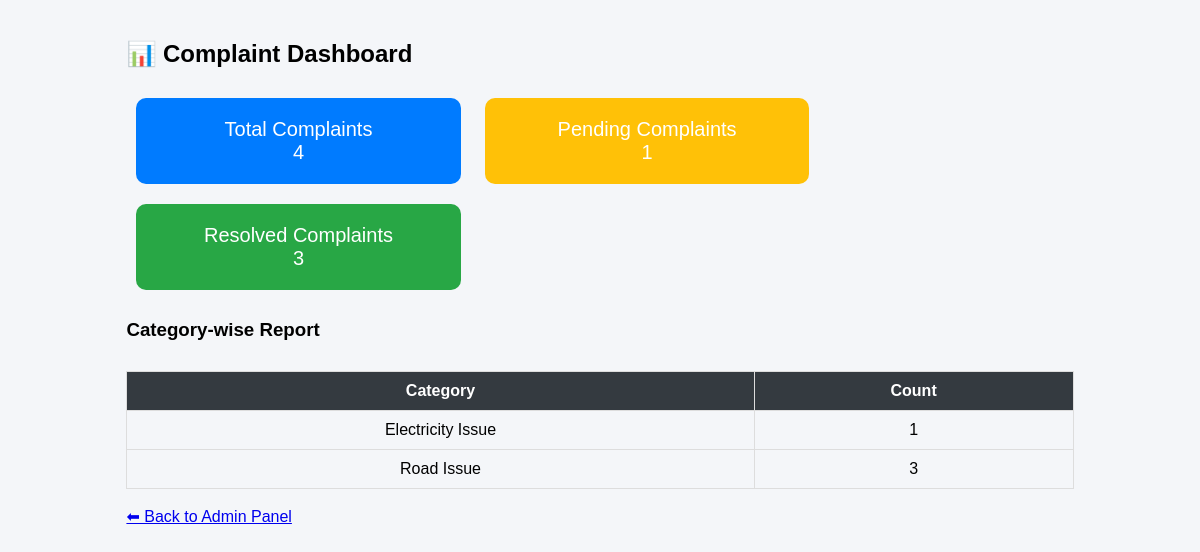
/dashboard (signed in), run on the app's committed database.
### tables this page shows
CREATE TABLE complaints (
        id INTEGER PRIMARY KEY AUTOINCREMENT,
        complaint_text TEXT,
        category TEXT,
        location TEXT,
        image TEXT,
        status TEXT DEFAULT 'Pending',
        submitted_at TEXT,
        resolved_at TEXT
    );

### app.py (the view)
@app.route("/dashboard")
def dashboard():
    if not session.get("admin"):
        return redirect("/login")
    conn = sqlite3.connect("database.db")
    cursor = conn.cursor()
    cursor.execute("SELECT COUNT(*) FROM complaints")
    total = cursor.fetchone()[0]
    cursor.execute("SELECT COUNT(*) FROM complaints WHERE status='Pending'")
    pending = cursor.fetchone()[0]
    cursor.execute("SELECT COUNT(*) FROM complaints WHERE status='Resolved'")
    resolved = cursor.fetchone()[0]
    cursor.execute("SELECT category, COUNT(*) FROM complaints GROUP BY category")
    category_data = cursor.fetchall()
    conn.close()
    return render_template(
        "dashboard.html",
        total=total,
        pending=pending,
        resolved=resolved,
        category_data=category_data
    )

### templates/dashboard.html (shortened to what this page needs)
<!DOCTYPE html>
<html>
<head>
</head>
<body>
<div class="container">
    <h2>📊 Complaint Dashboard</h2>
    <div class="card total">
        Total Complaints<br>
        {{ total }}
    </div>
    <div class="card pending">
        Pending Complaints<br>
        {{ pending }}
    </div>
    <div class="card resolved">
        Resolved Complaints<br>
        {{ resolved }}
    </div>
    <h3>Category-wise Report</h3>
    <table>
        <tr>
            <th>Category</th>
            <th>Count</th>
        </tr>
        {% for row in category_data %}
        <tr>
            <td>{{ row[0] }}</td>
            <td>{{ row[1] }}</td>
        </tr>
        {% endfor %}
    </table>
    <br>
    <a href="/admin">⬅ Back to Admin Panel</a>
</div>
</body>
</html>

### templates/dashboard.html (style rules this page uses)
body { font-family: Arial; background:#f4f6f9; }
.container { width:80%; margin:auto; margin-top:40px; }
.card { display:inline-block; width:30%; padding:20px; margin:10px; border-radius:10px; color:white; text-align:center; font-size:20px; }
.total { background:#007bff; }
.pending { background:#ffc107; }
.resolved { background:#28a745; }
table { width:100%; margin-top:30px; border-collapse: collapse; }
th, td { padding:10px; border:1px solid #ddd; text-align:center; }
th { background:#343a40; color:white; }

### data on the page
complaints: category "Electricity Issue", row "1"
complaints: category "Road Issue", id "3"

### other printed values
{{ total }} "4"
{{ pending }} "1"
{{ resolved }} "3"
